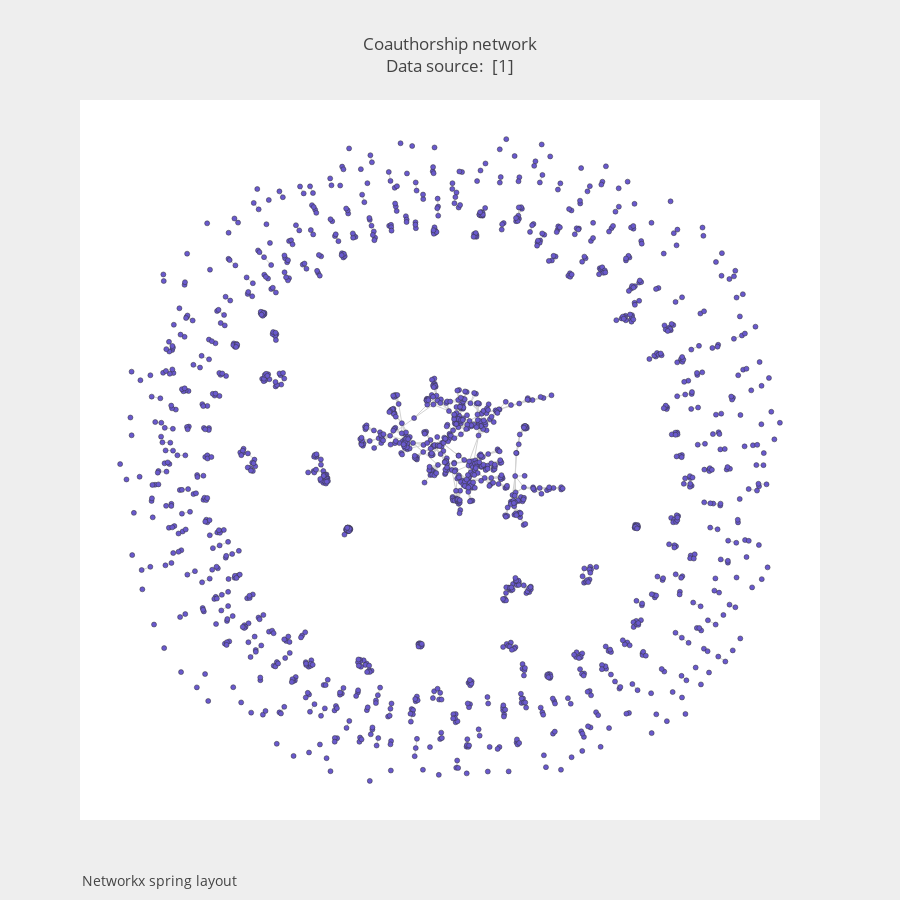

Write notebook code for a chart like this one.
### Code cell
fig4 = go.Figure(data=[trace7, trace8], layout=layout)
fig4['layout'].update(width=900, height=900)
fig4['layout']['annotations'][0]['text'] = annot4
iplot(fig4)

### Figure 1 — Plotly figure (JSON) as saved in the notebook; plotly's stock layout.template omitted (floating-point values rounded to 4 significant figures; data arrays with more than 128 entries replaced by an {"elided": "..."} marker saying what was removed)
{"data": [{"hoverinfo": "none", "line": {"color": "rgb(210,210,210)", "width": 1}, "mode": "lines", "type": "scatter", "x": {"elided": "8226 float values"}, "y": {"elided": "8226 float values"}}, {"hoverinfo": "text", "marker": {"color": "#6959CD", "line": {"color": "rgb(50,50,50)", "width": 0.5}, "size": 5}, "mode": "markers", "text": {"elided": "1589 str values"}, "type": "scatter", "x": {"elided": "1589 float values"}, "y": {"elided": "1589 float values"}}], "layout": {"annotations": [{"font": {"size": 14}, "showarrow": false, "text": "Networkx spring layout", "x": 0, "xanchor": "left", "xref": "paper", "y": -0.1, "yanchor": "bottom", "yref": "paper"}], "font": {"size": 12}, "height": 900, "hovermode": "closest", "paper_bgcolor": "#eeeeee", "showlegend": false, "title": {"text": "Coauthorship network<br>Data source: <a href='https://networkdata.ics.uci.edu/data.php?id=11'> [1]</a>"}, "width": 900, "xaxis": {"visible": false}, "yaxis": {"visible": false}}}
